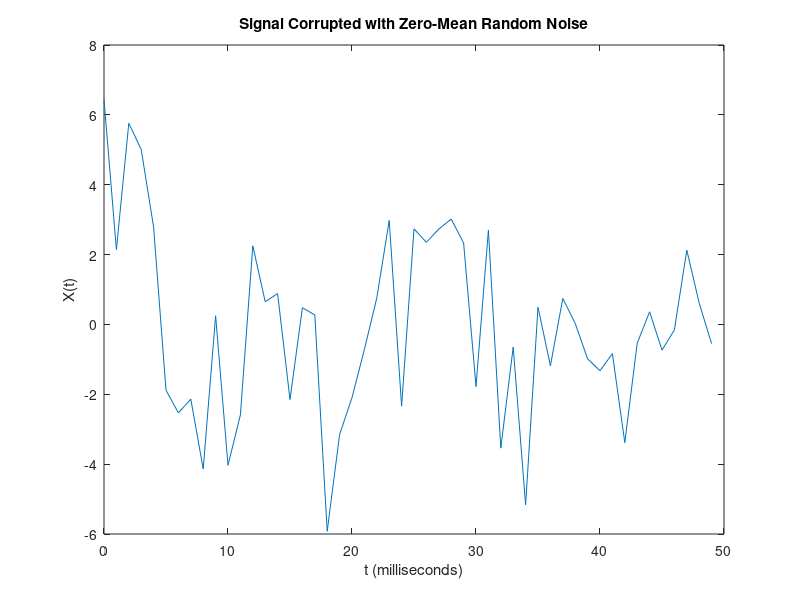
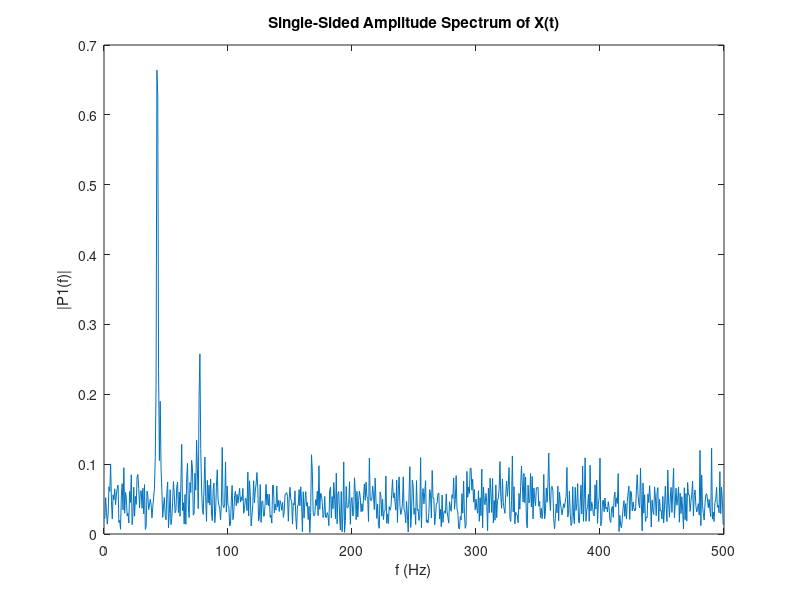

These figures' MATLAB source, in order:
%% 3.4 Fast Fourier Transform (FFT)

% % Define a signal
% signal = A*cos(2*pi*f*t);
% 
% % Use Matlab's built-in fft function
% signal_fft = fft(signal,N);
% 
% % Convert the complex number Z-domain output to a magnitude
% signal_fft = abs(signal_fft);
% 
% % Take only the positive half of the symmetric signal
% signal_fft = signal_fft(1:L/2-1) 

%% Exercise on FFT

Fs = 1000;            % Sampling frequency                    
T = 1/Fs;             % Sampling period       
L = 1500;             % Length of signal
t = (0:L-1)*T;        % Time vector

% Form a signal containing a 77 Hz sinusoid of amplitude 0.7 and a 43Hz sinusoid of amplitude 2.
S = 0.7*cos(2*pi*77*t) + 2*cos(2*pi*43*t);

% Corrupt the signal with noise 
X = S + 2*randn(size(t));

% Plot the noisy signal in the time domain. It is difficult to identify the frequency components by looking at the signal X(t). 
figure(1)
plot(1000*t(1:50), X(1:50))
title('Signal Corrupted with Zero-Mean Random Noise')
xlabel('t (milliseconds)')
ylabel('X(t)')

% Compute the Fourier transform of the signal.
Y = fft(X);

% Compute the two-sided spectrum P2.
% Take the amplitude of the normalized signal
P2 = abs(Y/L);

% Then compute the single-sided spectrum P1 based on P2 as we reject the mirror image.
P1 = P2(1:L/2+1);

% Plotting
figure(2)
f = Fs*(0:(L/2))/L;
plot(f, P1)
title('Single-Sided Amplitude Spectrum of X(t)')
xlabel('f (Hz)')
ylabel('|P1(f)|')
